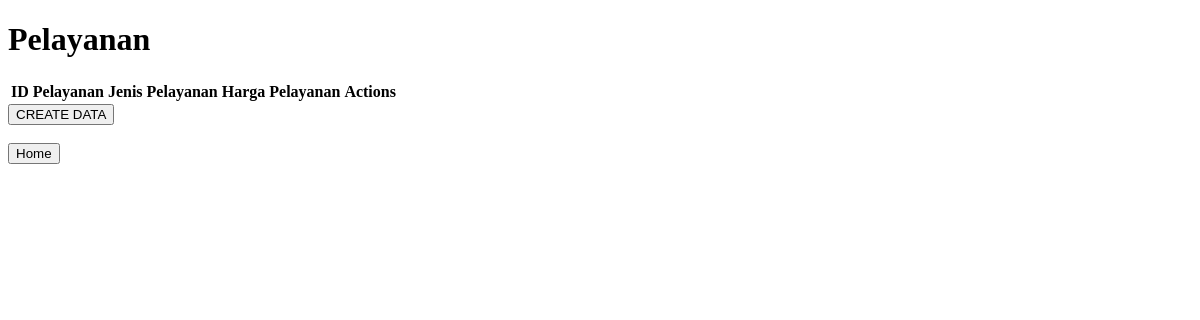
/pelayanan, run on an earlier commit of the app's database.
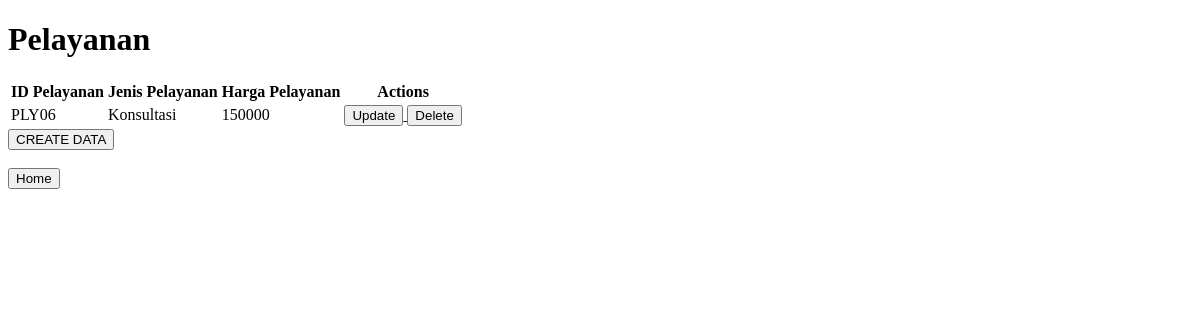
And on a later commit of the database.
### app/models.py (models this page shows, shortened)
class pelayanan(models.Model):
    idpelayanan = models.AutoField(primary_key=True)
    jenispelayanan = models.CharField(max_length=50)
    hargapelayanan = models.IntegerField()

### app/views.py (the view)
# urls.py: path('pelayanan', views.pelayanan, name='pelayanan'),
def pelayanan(request):
    allpelayananobj = models.pelayanan.objects.all()
    filterpelayananobj = models.pelayanan.objects.filter(jenispelayanan = 'Penambalan Gigi')
    return render(request, 'pelayanan.html',{
        'allpelayananobj' : allpelayananobj,
        'filterpelayananobj': filterpelayananobj
    })

### app/templates/pelayanan.html (shortened to what this page needs)
<!DOCTYPE html>
<html lang="en">
<head>
</head>
<body>
    <h1>Pelayanan</h1>
    <table>
        <tr>
            <th>ID Pelayanan</th>
            <th>Jenis Pelayanan</th>
            <th>Harga Pelayanan</th>
            <th>Actions</th>
        </tr>
        {% for item in allpelayananobj%}
        <tr>
            <td>PLY0{{ item.idpelayanan }}</item></td>
            <td>{{ item.jenispelayanan }}</item></td>
            <td>{{ item.hargapelayanan }}</item></td>
            <td>
                <a href="{% url 'updatepelayanan' item.idpelayanan %}">
                    <button>Update</button>
                </a>
                <a href="{% url 'deletepelayanan' item.idpelayanan %}">
                    <button>Delete</button>
                </a>
            </td>
        </tr>
        {% endfor %}
    </table>
    <a href="{% url 'createdatapelayanan' %}">
        <button>
            CREATE DATA
        </button>
    </a>
    <br>
    <br>
    <a href="{% url 'home' %}">
        <button>
            Home
        </button>
    </a>
</body>
</html>

What changed in the data, as far as the page shows it:
added pelayanan: idpelayanan "6", jenispelayanan "Konsultasi", hargapelayanan "150000"
